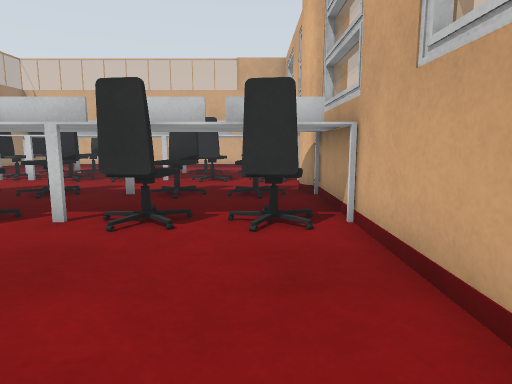
[1] (above)

13 first-person views from a walk through a world built for the Gazebo simulator. The camera is 0.62 m above the floor, tilts 8° down and sees 75° across. The floor is counted in squares, 0.5 m on a side. Each view is taken from the middle of a square. On the plan, view 1 faces up. The plan holds only what a view shows up to about 14 squares ahead; the rest is blank.

[2]
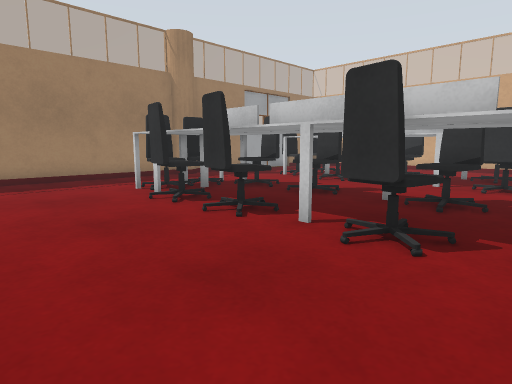

[3]
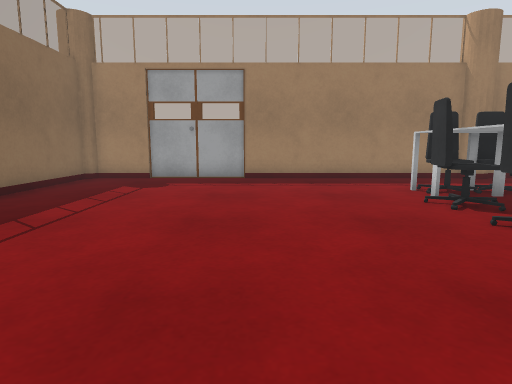

[4]
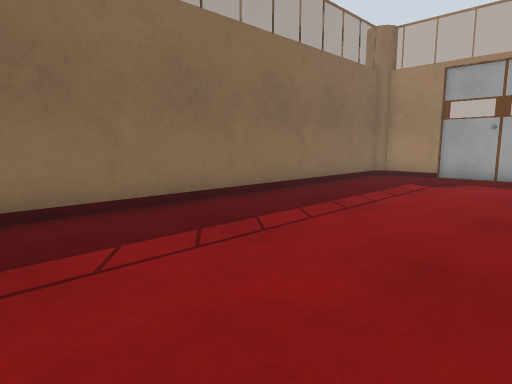

[5]
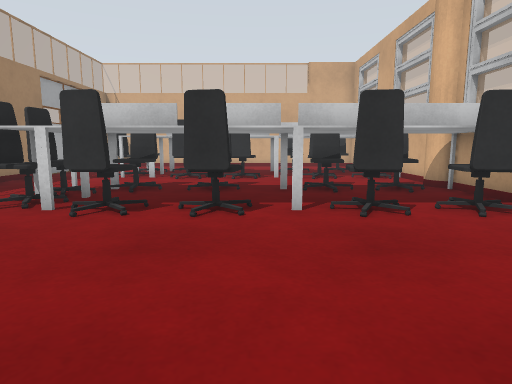

[6]
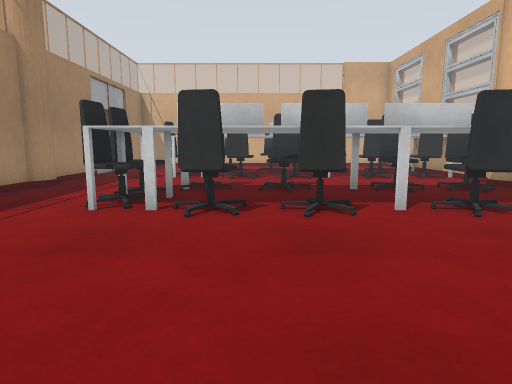

[7]
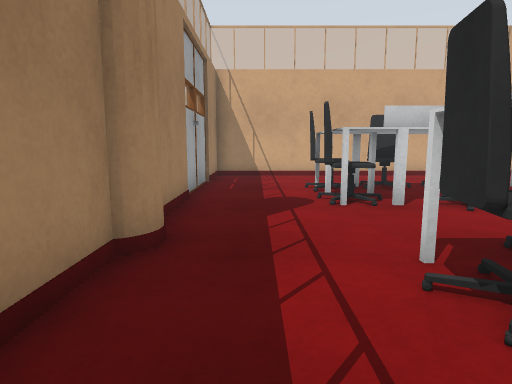

[8]
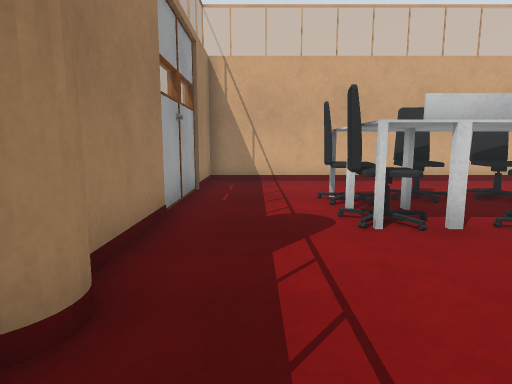

[9]
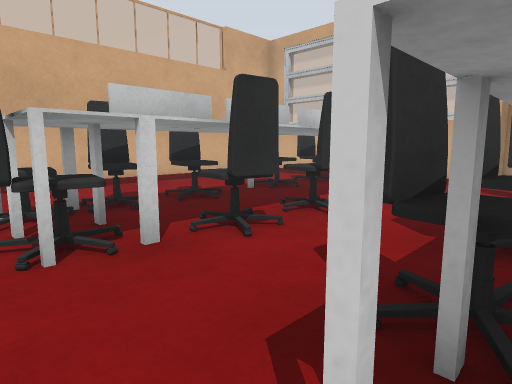

[10]
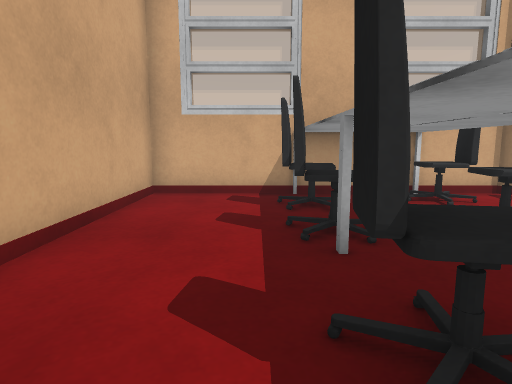

[11]
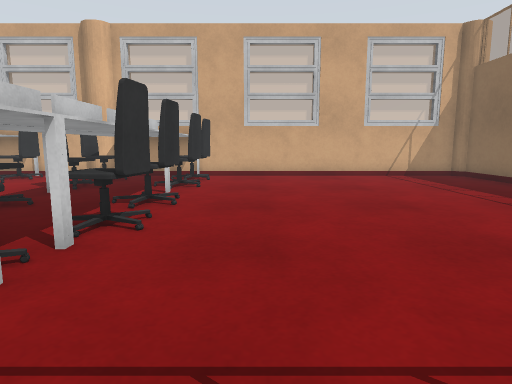

[12]
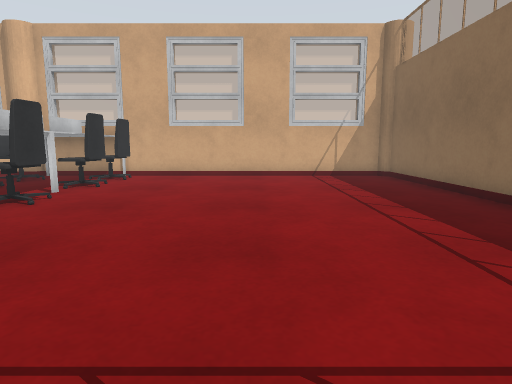

[13]
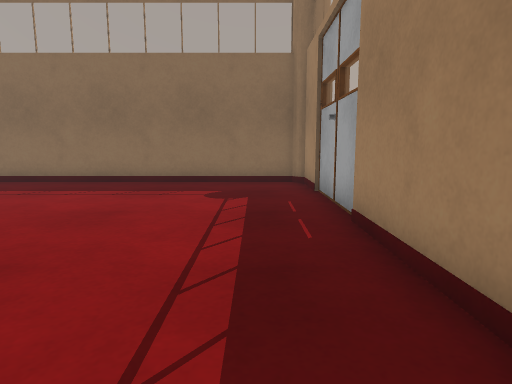

### Floor plan
Key: @ floor where view 1 was taken; # wall or solid block; . floor; T thing the floor can be seen under or through; L door leaf.
Columns run from 13 left of view 1 to 2 right of it. Each row starts with its distance up from view 1.
 19 ################
 18 #..............#
 17 #..............#
 16 L..............#
 15 L...############
 14 L...##
 13 L...##
 12 #...#######TTT##
 11 #.............##
 10 #..............#
  9 #....TT.T..T.TT#
  8 #...TTTTT TTTTT
  7 #...TT
  6 #...TTTTTTTTTTT
  5 #.....T.T..T.TT#
  4 #..............#
  3 #..............#
  2 #..............#
  1 #..............#
  0 L............@.#
 -1 L..............#
 -2 L..............#
 -3 L..............#
 -4 #..............#
 -5 #..............#
 -6 ################

Positions as (right, up) in squares from view 1, and headings:
1: (0, 0), facing up
2: (0, 1), facing up-left
3: (0, 1), facing left
4: (1, 1), facing down-left
5: (-4, -1), facing up
6: (-6, -1), facing up
7: (-11, 5), facing up
8: (-11, 7), facing up
9: (-10, 8), facing up-right
10: (-7, 16), facing right
11: (-12, 3), facing right
12: (-12, 0), facing right
13: (-11, 6), facing down
